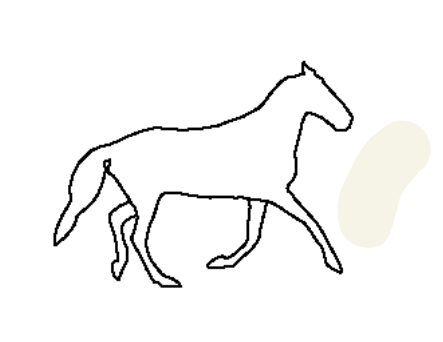
#> input picture assets/image_a.png, 443 x 342 px
$ python extract_contours.py
#> lines starting #> are read from the running program, lines starting #| are printed output that depends on the picture; after the words box and inside, x2 and y2 are one past the last pixel; in counts of white or black regions, pixels touching at a corner belong together
import cv2
import json
import numpy as np
import tkinter as tk
from tkinter import filedialog
import sys

# -----------------------------------------------------------------
# GUI 文件选择器
# -----------------------------------------------------------------
def select_file(title="Select a file"):
    """
    打开一个GUI窗口，让用户从文件夹中选择一个图像文件。
    """
#> called with title = 'Select FIRST image (Polygon A)'
    try:
        root = tk.Tk()
        root.withdraw()  # 隐藏主 Tk 窗口
        root.attributes("-topmost", True)  # 确保文件对话框在最上层
        file_path = filedialog.askopenfilename(
            title=title,
            filetypes=[("Image Files", "*.png *.jpg *.jpeg *.bmp *.webp")]
        )
#> the answer given: ../assets/image_a.png
#> the answer given: ../assets/image_b.png
        root.destroy()

        if not file_path:
            print("(!) No file selected. Exiting.")
            sys.exit()

        print(f"Selected: {file_path}")
        return file_path
    except Exception as e:
        print(f"(!) GUI Error: {e}. Tkinter (GUI) 库可能未正确安装或配置。")
        print("请确保 'python-tk' (或类似) 包已安装。")
        sys.exit()

# -----------------------------------------------------------------
#  extract_polygon 边缘提取
# -----------------------------------------------------------------
def extract_polygon(image_path, epsilon_factor=0.005):
    """
    从图像中提取最主要的轮廓，并使用一个 *给定* 的 epsilon_factor 将其简化。
    """
    image = cv2.imread(image_path)
    if image is None:
        print(f"(!) Error: Could not read image at {image_path}")
        return None, 0.0

    gray = cv2.cvtColor(image, cv2.COLOR_BGR2GRAY)
    _, thresh = cv2.threshold(gray, 127, 255, cv2.THRESH_BINARY_INV)

    contours, _ = cv2.findContours(thresh, cv2.RETR_EXTERNAL, cv2.CHAIN_APPROX_SIMPLE)

    if not contours:
        print(f"(!) No contours found in {image_path}")
        return None, 0.0

    main_contour = max(contours, key=cv2.contourArea)
    arc_length = cv2.arcLength(main_contour, True)

    epsilon = epsilon_factor * arc_length
    approx_polygon = cv2.approxPolyDP(main_contour, epsilon, True)

    vertices = approx_polygon.reshape(-1, 2).tolist()
    return vertices

# -----------------------------------------------------------------
# 迭代搜索以满足“顶点密度”
# -----------------------------------------------------------------
def find_polygon_near_target(image_path, target_count):
    """
    自动迭代搜索，找到一个最佳 epsilon_factor，
    使得提取出的顶点数 *接近* target_count。
    """
#> called with image_path = '../assets/image_a.png', target_count = 300
    print(f"Finding contour for {image_path} (target: ~{target_count} vertices)...")
    image = cv2.imread(image_path)
#> image is the input picture: shape (342, 443, 3); mean B, G, R 245.5, 246.1, 246.2
    if image is None: return None, 0.0

    gray = cv2.cvtColor(image, cv2.COLOR_BGR2GRAY)
    _, thresh = cv2.threshold(gray, 127, 255, cv2.THRESH_BINARY_INV)
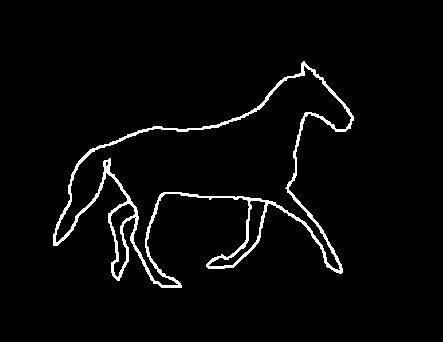
#> thresh: shape (342, 443); 3.2% white; 1 white region
    contours, _ = cv2.findContours(thresh, cv2.RETR_EXTERNAL, cv2.CHAIN_APPROX_SIMPLE)
#> contours = 1 contour; box (x1, y1, x2, y2) and area: (53, 61, 354, 288) 24340
    if not contours: return None, 0.0

    main_contour = max(contours, key=cv2.contourArea)
#> main_contour = contour of 580 points, box (x1, y1, x2, y2) (53, 61, 354, 288), area 24340
    arc_length = cv2.arcLength(main_contour, True)
#> arc_length = 1668.5

    # 迭代搜索 epsilon_factor
    epsilon_factor = 0.005  # 初始猜测值
    best_polygon = None
    best_epsilon_factor = epsilon_factor

    # 搜索 50 次迭代
    for _ in range(50):
        epsilon = epsilon_factor * arc_length
        approx_polygon = cv2.approxPolyDP(main_contour, epsilon, True)
        current_count = len(approx_polygon)

        # 检查是否“足够接近”（例如，在目标
        if abs(current_count - target_count) < target_count * 0.1:  # 10% 容差
            best_polygon = approx_polygon
            best_epsilon_factor = epsilon_factor
            break # 找到了一个好结果

        # 调整 epsilon_factor
        if current_count > target_count:
            # 顶点太多，需要更多简化 (增加 epsilon)
            epsilon_factor *= 1.1
        else:
            # 顶点太少，需要 更少简化 (减少 epsilon)
            epsilon_factor *= 0.9

        best_polygon = approx_polygon
        best_epsilon_factor = epsilon_factor
#> this loop made 25 passes
#> (epsilon, current_count) on passes 1 to 12: (8.34, 29), (7.51, 31), (6.76, 35), (6.08, 36), (5.47, 40), (4.93, 43), (4.43, 48), (3.99, 50), (3.59, 53), (3.23, 58), (2.91, 59), (2.62, 62)
#> after the loop, epsilon_factor = 0.000399

    vertices = best_polygon.reshape(-1, 2).tolist()
#> vertices = 272 pairs, first value 53 to 353, second value 61 to 287
    print(f"  > Got {len(vertices)} vertices (Epsilon: {best_epsilon_factor:.6f})")
#|   > Got 272 vertices (Epsilon: 0.000399)
    return vertices, best_epsilon_factor

# -----------------------------------------------------------------
# 主执行流程
# -----------------------------------------------------------------

# ---顶点密度控制 ---
# 望每个多边形 大致 拥有的顶点数。
BASE_TARGET_COUNT = 300

# --- GUI 文件选择 ---
path_a = select_file(title="Select FIRST image (Polygon A)")
path_b = select_file(title="Select SECOND image (Polygon B)")

output_path_a = "../assets/poly_a.json"
output_path_b = "../assets/poly_b.json"

# --- 第一次提取 ---
# 尝试获取接近 BASE_TARGET_COUNT 的顶点
poly_a_vertices, epsilon_a = find_polygon_near_target(path_a, BASE_TARGET_COUNT)
#> poly_a_vertices has the same summary as vertices in find_polygon_near_target; epsilon_a = 0.000399
poly_b_vertices, epsilon_b = find_polygon_near_target(path_b, BASE_TARGET_COUNT)
#> call 2 of find_polygon_near_target, with image_path = '../assets/image_b.png', target_count = 300
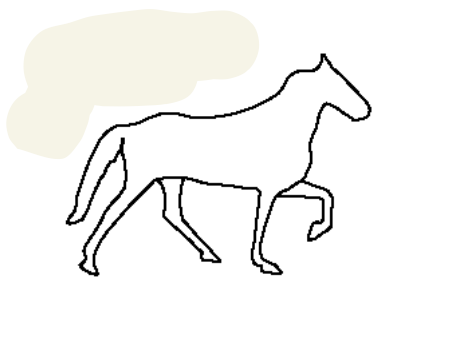
#> input picture assets/image_b.png, 461 x 338 px
#> in find_polygon_near_target, image is the input picture: shape (338, 461, 3); mean B, G, R 243.2, 245.1, 245.4
#> in find_polygon_near_target (call 2), `_, thresh = cv2.threshold(gray, 127, 255, cv2.THRESH_BINARY_INV)`:
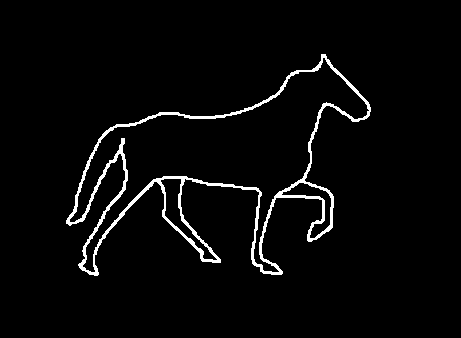
#> thresh: shape (338, 461); 3.3% white; 1 white region
#> in find_polygon_near_target (call 2), `contours, _ = cv2.findContours(thresh, cv2.RETR_EXTERNAL, cv2.CHAIN_AP..`: contours = 1 contour; box (x1, y1, x2, y2) and area: (66, 54, 371, 276) 24542
#> in find_polygon_near_target (call 2), `main_contour = max(contours, key=cv2.contourArea)`: main_contour = contour of 568 points, box (x1, y1, x2, y2) (66, 54, 371, 276), area 24542
#> in find_polygon_near_target (call 2), `arc_length = cv2.arcLength(main_contour, True)`: arc_length = 1695.2
#> the loop in find_polygon_near_target (call 2), `for _ in range(50):` made 26 passes
#> (epsilon, current_count) on passes 1 to 12: (8.48, 30), (7.63, 30), (6.87, 34), (6.18, 38), (5.56, 41), (5.01, 43), (4.5, 43), (4.05, 47), (3.65, 48), (3.28, 50), (2.96, 54), (2.66, 64)
#> after the loop in find_polygon_near_target (call 2), `for _ in range(50):`: epsilon_factor = 0.000359
#> in find_polygon_near_target (call 2), `vertices = best_polygon.reshape(-1, 2).tolist()`: vertices = 303 pairs, first value 66 to 370, second value 54 to 275
#|   > Got 303 vertices (Epsilon: 0.000359)
#> poly_b_vertices has the same summary as vertices in find_polygon_near_target; epsilon_b = 0.000359

m = len(poly_a_vertices)
#> m = 272
n = len(poly_b_vertices)
#> n = 303

# --- 强制 m >= n ---
while m < n:
    print(f"(!) Constraint m >= n FAILED (A={m}, B={n}).")
#| (!) Constraint m >= n FAILED (A=272, B=303).
    print("    Simplifying Polygon B further...")

    # B 的顶点太多了。我们需要 增加 它的 epsilon 来减少顶点
    epsilon_b *= 1.05  # 增加 5% 的简化
#> epsilon_b = 0.000377

    # 使用 简单 的 extract_polygon 重新提取 B
    poly_b_vertices = extract_polygon(path_b, epsilon_b)
#> in extract_polygon, `arc_length = cv2.arcLength(main_contour, True)`: arc_length = 1695.2
#> in extract_polygon, `epsilon = epsilon_factor * arc_length`: epsilon = 0.639
#> in extract_polygon, `approx_polygon = cv2.approxPolyDP(main_contour, epsilon, True)`: approx_polygon = contour of 285 points, box (x1, y1, x2, y2) (66, 54, 371, 276), area 24554
#> in extract_polygon, `vertices = approx_polygon.reshape(-1, 2).tolist()`: vertices = 285 pairs, first value 66 to 370, second value 54 to 275
#> poly_b_vertices has the same summary as vertices in extract_polygon
    n = len(poly_b_vertices)
#> n = 285
    print(f"  > B is now {n} vertices.")
#|   > B is now 285 vertices.

print("-" * 20)
print("Constraint m >= n PASSED.")

# 保存为JSON
with open(output_path_a, "w") as f:
    json.dump(poly_a_vertices, f)

with open(output_path_b, "w") as f:
    json.dump(poly_b_vertices, f)

print(f"提取了 {len(poly_a_vertices)} 个顶点到 {output_path_a}")
#| 提取了 272 个顶点到 ../assets/poly_a.json
print(f"提取了 {len(poly_b_vertices)} 个顶点到 {output_path_b}")
#| 提取了 265 个顶点到 ../assets/poly_b.json

# 可视化
print("\n按任意键关闭预览窗口...")
img_a_display = cv2.imread(path_a)
img_b_display = cv2.imread(path_b)

if poly_a_vertices:
    contour_a_np = np.array(poly_a_vertices, dtype=np.int32).reshape((-1, 1, 2))
#> contour_a_np = contour of 272 points, box (x1, y1, x2, y2) (53, 61, 354, 288), area 24350
    cv2.drawContours(img_a_display, [contour_a_np], -1, (0, 255, 0), 2)
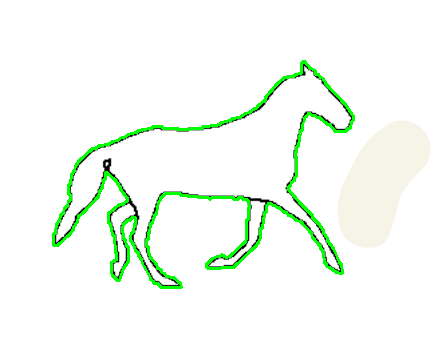
#> img_a_display: shape (342, 443, 3); 3.3% of pixels changed, all inside (x1, y1, x2, y2) = (52, 60, 355, 289)
    cv2.imshow("Image A - Contour", img_a_display)

if poly_b_vertices:
    contour_b_np = np.array(poly_b_vertices, dtype=np.int32).reshape((-1, 1, 2))
#> contour_b_np = contour of 265 points, box (x1, y1, x2, y2) (66, 54, 371, 276), area 24566
    cv2.drawContours(img_b_display, [contour_b_np], -1, (0, 0, 255), 2)
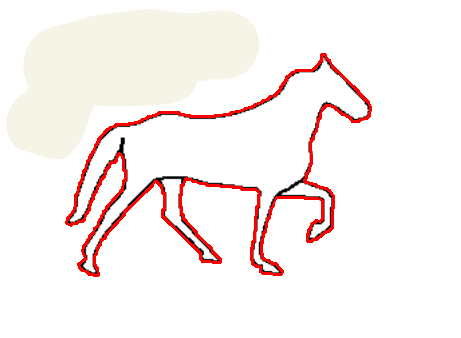
#> img_b_display: shape (338, 461, 3); 3.24% of pixels changed, all inside (x1, y1, x2, y2) = (65, 53, 372, 277)
    cv2.imshow("Image B - Contour", img_b_display)

cv2.waitKey(0)
cv2.destroyAllWindows()
